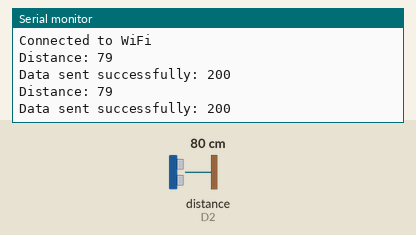
A sketch run on a simulated ESP8266 (NodeMCU). Shown: the last lines printed to the serial monitor. Wiring (inferred from the names in the program): ultrasonic range finder: trigger D1; echo D2. Inputs (shaded band) come from the test bench; at power-on: distance to the obstacle (sensor on D2) 80 cm. The echo pulse lasts 58.3 µs per cm; WiFi joins after 1.5 s; servers stay silent unless stated; uploads are accepted with an empty reply.

Above: at 3.2 s.
3.3 s: distance to the obstacle (sensor on D2) set to 2 cm
At 3.77 s:
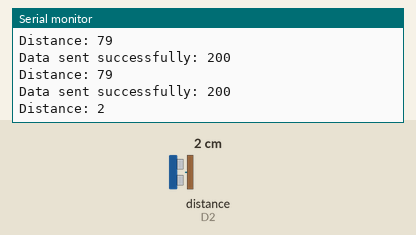
4.8 s: distance to the obstacle (sensor on D2) set to 4 cm
At 5.9 s:
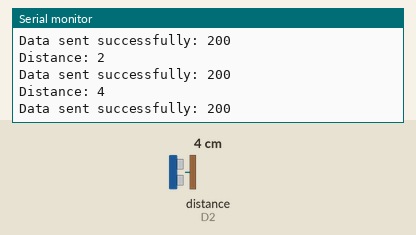
Timing chart, 0 to 7.8 s (numbered marks = the images above; inputs shaded):
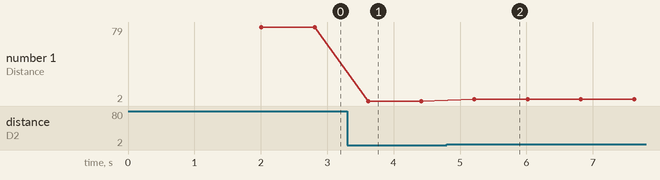

Measured:
- after the input at 3.3 s, the serial monitor: prints a new line after 0.31 s (image 1)
- after the input at 4.8 s, the serial monitor: prints a new line after 0.42 s (image 2)
- plotted number 1: 79 → 2 after the input at 3.3 s, 2 → 4 after the input at 4.8 s

The sketch:

Ultrasonic_database.ino
```cpp
#include <ESP8266WiFi.h>
#include <ESP8266HTTPClient.h>

#define TRIG_PIN D1
#define ECHO_PIN D2

// Wi-Fi credentials
const char* ssid = "realme C3";
const char* password = "biia73pr";

// Server URL - replace with your local machine's IP and port
const String serverUrl = "http://192.168.48.137:3000/api/sensor-data";

// Create a WiFiClient object
WiFiClient client;

long readDistance() {
  digitalWrite(TRIG_PIN, LOW);
  delayMicroseconds(2);

  digitalWrite(TRIG_PIN, HIGH);
  delayMicroseconds(10);
  digitalWrite(TRIG_PIN, LOW);

  long duration = pulseIn(ECHO_PIN, HIGH);
  long distance = (duration * 0.0343) / 2;

  return distance;
}

void setup() {
  Serial.begin(115200);
  pinMode(TRIG_PIN, OUTPUT);
  pinMode(ECHO_PIN, INPUT);

  WiFi.begin(ssid, password);
  while (WiFi.status() != WL_CONNECTED) {
    delay(1000);
    Serial.println("Connecting to WiFi...");
  }
  Serial.println("Connected to WiFi");
}

void loop() {
  if (WiFi.status() == WL_CONNECTED) {
    HTTPClient http;

    long distance = readDistance();
    Serial.print("Distance: ");
    Serial.println(distance);

    String jsonData = "{\"distance\":" + String(distance) + "}";

    // Pass the WiFiClient object to the http.begin() method
    http.begin(client, serverUrl);
    http.addHeader("Content-Type", "application/json");

    int httpResponseCode = http.POST(jsonData);

    if (httpResponseCode > 0) {
      Serial.println("Data sent successfully: " + String(httpResponseCode));
    } else {
      Serial.println("Error sending data: " + String(httpResponseCode));
    }

    http.end();
  }

  delay(600);  // Send data every minute
}
```
